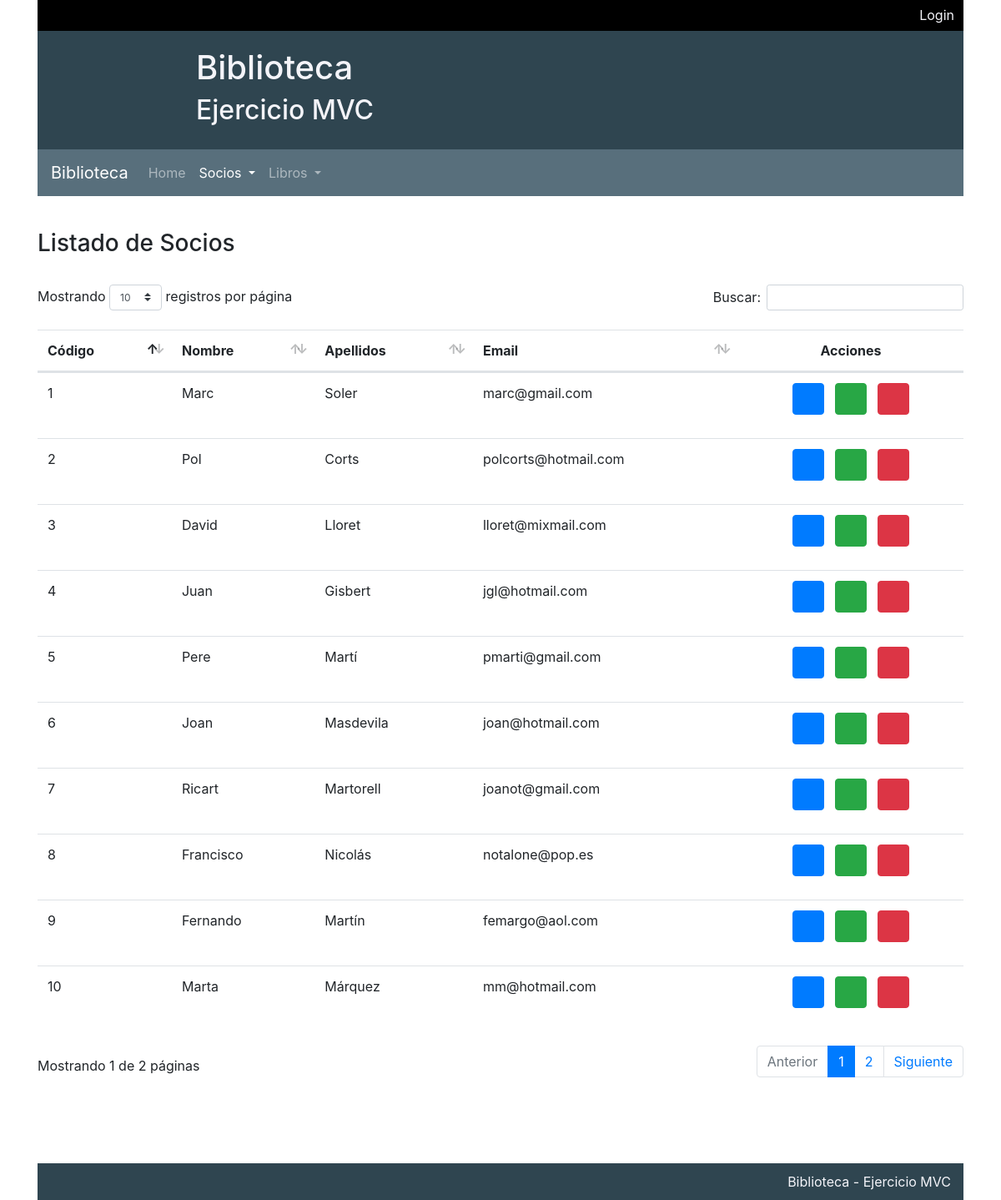
/biblioteca-mvc.com/public/index.php?section=socios&action=listar (signed in), run on the app's committed database.
### tables this page shows
CREATE TABLE socios (
  codigo int(11) NOT NULL AUTO_INCREMENT,
  dni char(9)  NOT NULL,
  nombre varchar(64) NOT NULL,
  apellidos varchar(128) NOT NULL,
  fecha_nacimiento date NOT NULL,
  email varchar(128)  NOT NULL,
  direccion varchar(128)  NOT NULL,
  ciudad varchar(128)  NOT NULL,
  cp char(5)  NOT NULL,
  provincia varchar(128)  NOT NULL,
  telefono varchar(16)  NOT NULL,
  fecha_alta date NOT NULL,
  PRIMARY KEY (codigo),
  UNIQUE KEY (dni),
  UNIQUE KEY (email)
);

### biblioteca-mvc.com/controllers/socios/listar.php (called while the page is built, shortened)
<?php
    require_once MODELS_ROUTE.'SociosModel.php';
    $socios = SociosModel::getSocios();
    include VIEWS_ROUTE.'socios/listar.php';

### biblioteca-mvc.com/public/index.php (called while the page is built, shortened)
<?php
    require_once '../controllers/FrontController.php';

### biblioteca-mvc.com/lib/Database.php (called while the page is built, shortened)
<?php
class Database
{
    private static $conexion = null;
    public static function get(){
        if(empty(self::$conexion))
        {
            self::$conexion = new mysqli(DB_HOST,DB_USER,DB_PASS,DB_NAME);
            self::$conexion->set_charset(DB_CHARSET);
        }
        return self::$conexion;
    }
}

### biblioteca-mvc.com/models/SociosModel.php (the view, shortened to what this page needs)
<?php
class SociosModel
{
    public static function getSocios(string $campo=null,string $filtro = '',bool $identico=true):array
    {
        $consulta = "SELECT * FROM socios";
        $consulta.=";";
        $resultset = Database::get()->query($consulta);
        $socios = array();
        while($socio = $resultset->fetch_object('SociosModel'))
        {
            $socios[]=$socio;
        }
        return $socios;
    }
    public static function showTableSociosWithOptions(array $socios):string{
        $salida = '';
        if(count($socios) > 0)
        {
            $salida .= "<div class='table-responsive'>";
            $salida .= "<table class='table datatablejq_last_nosortable' id='table_lt_socios_with_options'>";
            $salida .=  "<thead>
                            <tr>
                                <th scope=\"col\">Código</th>
                                <th>Nombre</th>
                                <th>Apellidos</th>
                                <th>Email</th>
                                <th class='text-center'>Acciones</th>
                            </tr>
                      </thead>";
            $salida .= "<tbody>";
            foreach($socios as $socio)
            {
                $salida .= "<tr>";
                $salida .= "<td scope=\"row\">".$socio->codigo."</td>";
                $salida .= "<td> $socio->nombre </td>";
                $salida .= "<td> $socio->apellidos </td>";
                $salida .= "<td> $socio->email </td>";
                $salida .= "<td class='text-center'>
                                <ul class='list-inline'>
                                    <li class='list-inline-item'>
                                        <a class='btn btn-primary' href='?section=socios&action=detalle&item=$socio->codigo' data-toggle=\"tooltip\" data-placement=\"top\" title=\"Ir al detalle del socio\">
                                            <i class=\"fa fa-eye\" aria-hidden=\"true\"></i>
                                        </a>
                                    </li>
                                    <li class='list-inline-item'>
                                        <a class='btn btn-success' href='?section=socios&action=editar&item=$socio->codigo' data-toggle=\"tooltip\" data-placement=\"top\" title=\"Editar socio\">
                                            <i class=\"fa fa-pencil\" aria-hidden=\"true\"></i>
                                        </a>
                                    </li>
                                    <li class='list-inline-item'>
                                        <a class='btn btn-danger' href='?section=socios&action=eliminar&item=$socio->codigo' data-toggle=\"tooltip\" data-placement=\"top\" title=\"Eliminar socio\">
                                            <i class=\"fa fa-trash\" aria-hidden=\"true\"></i>
                                        </a>
                                    </li>
                                </ul>
                            </td>";
                $salida .= "</tr>";
            }
            $salida .= "</tbody>";
            $salida .= "</table>";
            $salida .= "</div>";
        }
        return $salida;
    }
}

### biblioteca-mvc.com/public/css/main.css (style rules this page uses)
html { color: #222; font-size: 1em; line-height: 1.4; }

### data on the page
socios: codigo "1", nombre "Marc", apellidos "Soler", email "marc@gmail.com"
socios: codigo "2", nombre "Pol", apellidos "Corts", email "polcorts@hotmail.com"
socios: codigo "3", nombre "David", apellidos "Lloret", email "lloret@mixmail.com"
socios: codigo "4", nombre "Juan", apellidos "Gisbert", email "jgl@hotmail.com"
socios: codigo "5", nombre "Pere", apellidos "Martí", email "pmarti@gmail.com"
socios: codigo "6", nombre "Joan", apellidos "Masdevila", email "joan@hotmail.com"
socios: codigo "7", nombre "Ricart", apellidos "Martorell", email "joanot@gmail.com"
socios: codigo "8", nombre "Francisco", apellidos "Nicolás", email "notalone@pop.es"
socios: codigo "9", nombre "Fernando", apellidos "Martín", email "femargo@aol.com"
socios: codigo "10", nombre "Marta", apellidos "Márquez", email "mm@hotmail.com"

### other printed values
$title_content "Biblioteca"
$subtitle_content "Ejercicio MVC"
$this->title "Biblioteca"
$item_menu->title "Home"
$item_menu->title "Socios"
$item_menu->title "Libros"
$title_footer "Biblioteca - Ejercicio MVC"
